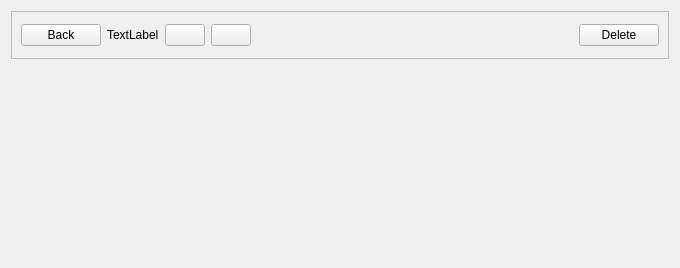
<?xml version="1.0" encoding="UTF-8"?>
<ui version="4.0">
 <class>PictureWidget</class>
 <widget class="QWidget" name="PictureWidget">
  <property name="geometry">
   <rect>
    <x>0</x>
    <y>0</y>
    <width>680</width>
    <height>268</height>
   </rect>
  </property>
  <property name="windowTitle">
   <string>Form</string>
  </property>
  <layout class="QVBoxLayout" name="verticalLayout">
   <item>
    <widget class="QFrame" name="frame">
     <property name="maximumSize">
      <size>
       <width>16777215</width>
       <height>48</height>
      </size>
     </property>
     <property name="frameShape">
      <enum>QFrame::StyledPanel</enum>
     </property>
     <property name="frameShadow">
      <enum>QFrame::Raised</enum>
     </property>
     <layout class="QHBoxLayout" name="horizontalLayout">
      <item>
       <widget class="QPushButton" name="backButton">
        <property name="text">
         <string>Back</string>
        </property>
        <property name="icon">
         <iconset>
          <normalon>:/icons/back-to-gallery.png</normalon>
         </iconset>
        </property>
       </widget>
      </item>
      <item>
       <widget class="QLabel" name="nameLabel">
        <property name="text">
         <string>TextLabel</string>
        </property>
       </widget>
      </item>
      <item>
       <widget class="QPushButton" name="previousButton">
        <property name="text">
         <string/>
        </property>
        <property name="icon">
         <iconset>
          <normalon>:/icons/photo-previous.png</normalon>
         </iconset>
        </property>
       </widget>
      </item>
      <item>
       <widget class="QPushButton" name="nextButton">
        <property name="text">
         <string/>
        </property>
        <property name="icon">
         <iconset>
          <normalon>:/icons/photo-next.png</normalon>
         </iconset>
        </property>
       </widget>
      </item>
      <item>
       <spacer name="horizontalSpacer">
        <property name="orientation">
         <enum>Qt::Horizontal</enum>
        </property>
        <property name="sizeHint" stdset="0">
         <size>
          <width>134</width>
          <height>11</height>
         </size>
        </property>
       </spacer>
      </item>
      <item>
       <widget class="QPushButton" name="deleteButton">
        <property name="text">
         <string>Delete</string>
        </property>
        <property name="icon">
         <iconset>
          <normalon>:/icons/photo-delete.png</normalon>
         </iconset>
        </property>
       </widget>
      </item>
     </layout>
    </widget>
   </item>
   <item>
    <widget class="QLabel" name="pictureLabel">
     <property name="text">
      <string/>
     </property>
    </widget>
   </item>
  </layout>
 </widget>
 <resources/>
 <connections/>
</ui>
